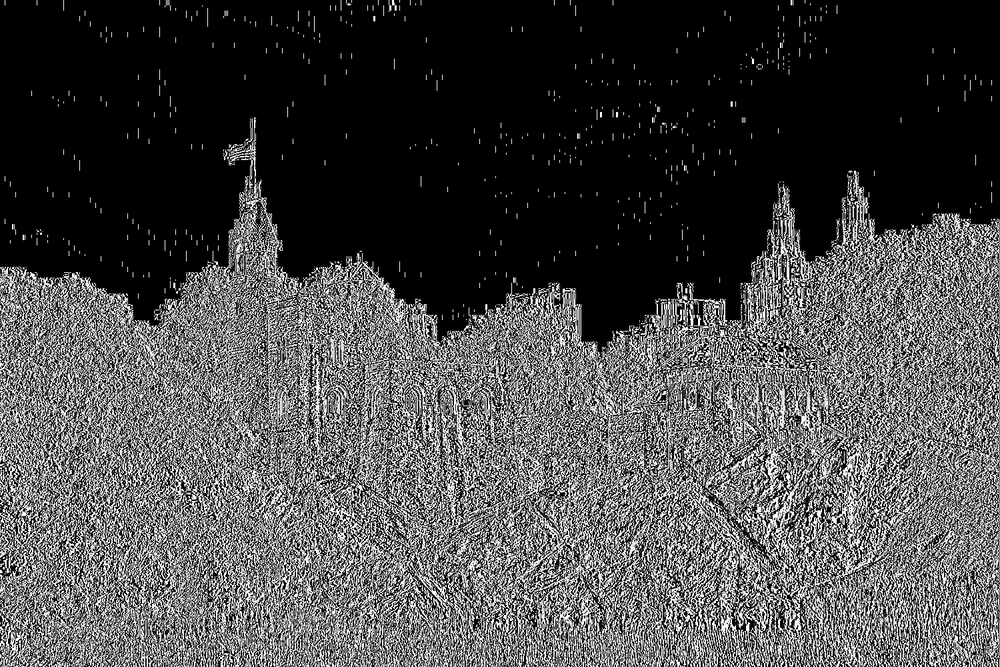
#> input picture Lab3/ImagenDerivadaX.png, 1000 x 667 px, shrunk from 1500 x 1000 before the run
$ python -i MetodoDerivada.py   (imports and definitions only)
#> lines starting #> are read from the running program, lines starting #| are printed output that depends on the picture
#> further down, picture is the input picture: shape (667, 1000, 3); min 0, max 255, mean 74.2
import cv2
def MetodoDerivada(imagen):

    (h, w) = imagen.shape[:2]
#> h = 667; w = 1000

    valor_derivada_x = 0

    valor_derivada_y = 0


    # Se convierte la imagen a escala de grises
    escala_de_grises = cv2.cvtColor(imagen, cv2.COLOR_BGR2GRAY)

    # Se hace la imagen blur para una mejor detección de bordes
    imagen_blur = cv2.GaussianBlur(escala_de_grises, (3,3), 0)

    imagen_final = cv2.GaussianBlur(escala_de_grises, (3,3), 0)

    # Se calcula la derivada de la imagen en X y Y y el resultado de la suma de ambas se guarda
    # en la imagen final
    for x in range(h):
        for y in range (w):
            if y < (w - 1):
                valor_derivada_x = abs(imagen_blur[x][y] - imagen_blur[x][y + 1])
            else:
                valor_derivada_x = abs(imagen_blur[x][y] - imagen_blur[x][y - 1])
            if x < (h - 1):
                valor_derivada_y = abs(imagen_blur[x][y] - imagen_blur[x + 1][y])
            else:
                valor_derivada_y = abs(imagen_blur[x][y] - imagen_blur[x - 1][y])
            imagen_final[x][y] = valor_derivada_x + valor_derivada_y
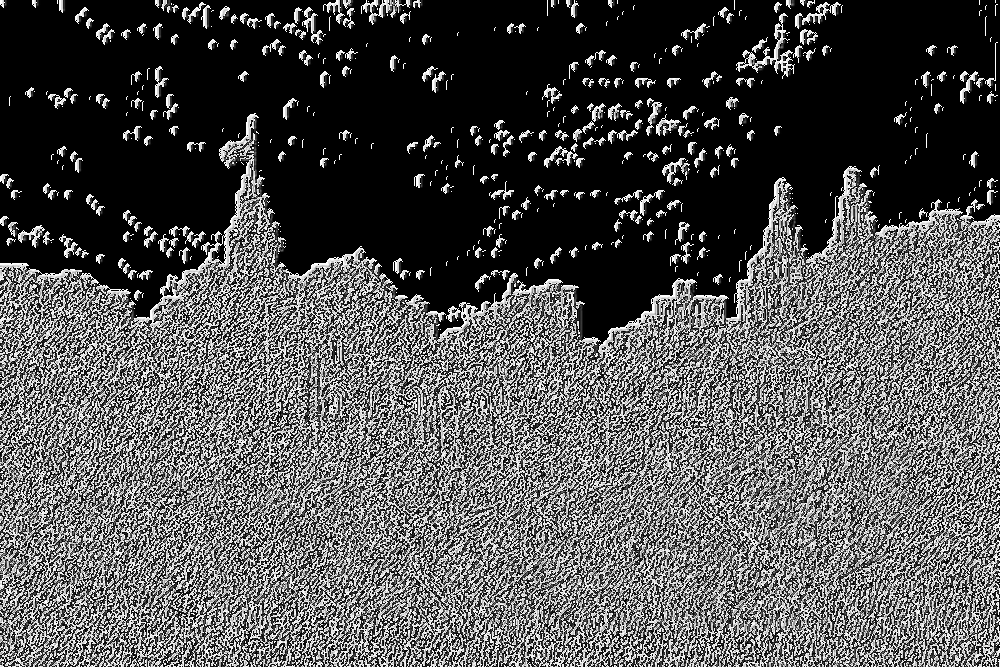
#> imagen_final: shape (667, 1000); min 0, max 255, mean 84

    return imagen_final

>>> import cv2
>>> picture = cv2.imread('../../Lab3/ImagenDerivadaX.png')
>>> result = MetodoDerivada(picture)

$ run again, on Lab3/ImagenDerivadaY.png
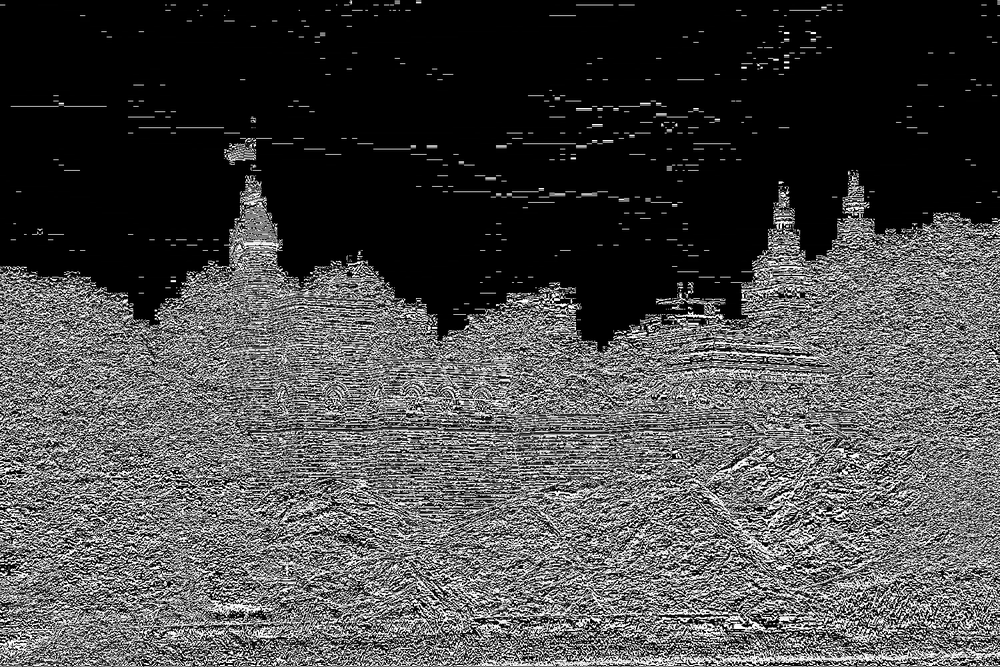
#> input picture Lab3/ImagenDerivadaY.png, 1000 x 667 px, shrunk from 1500 x 1000 before the run
#> picture is the input picture: shape (667, 1000, 3); min 0, max 255, mean 72.8
#> after the loop in MetodoDerivada, `for x in range(h):`:
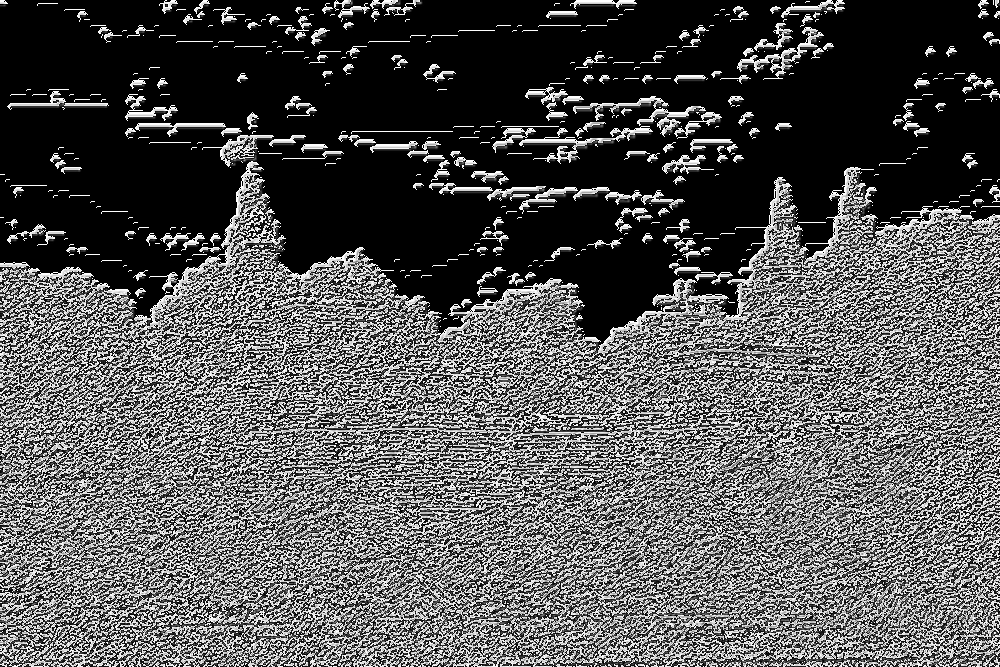
#> imagen_final: shape (667, 1000); min 0, max 255, mean 85.4

$ run again, on Lab3/ImagenSuperposicion.png
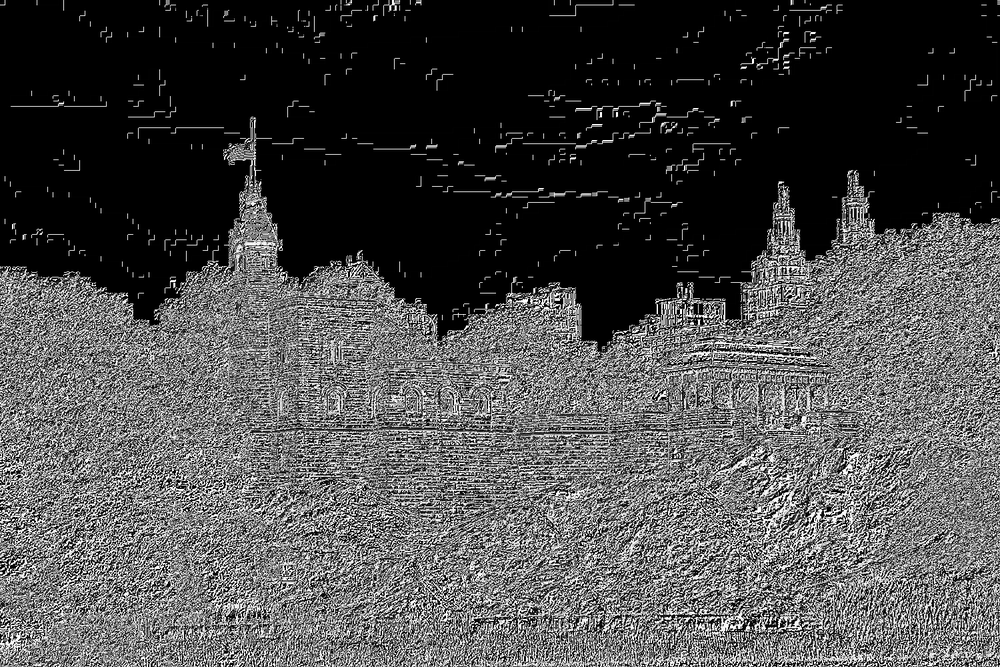
#> input picture Lab3/ImagenSuperposicion.png, 1000 x 667 px, shrunk from 1500 x 1000 before the run
#> picture is the input picture: shape (667, 1000, 3); min 0, max 255, mean 75.4
#> after the loop in MetodoDerivada, `for x in range(h):`:
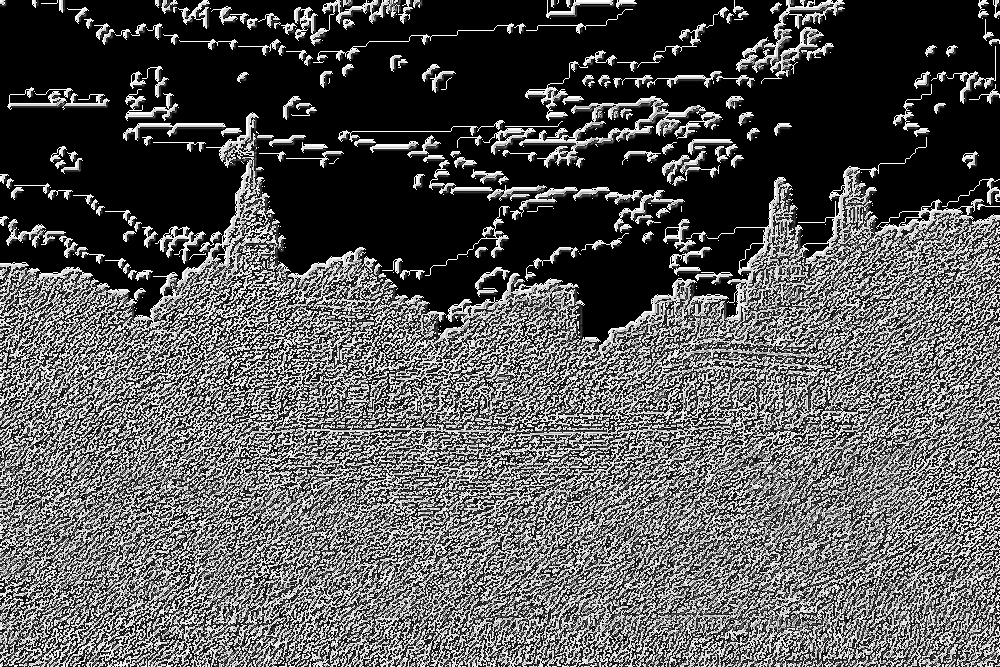
#> imagen_final: shape (667, 1000); min 0, max 255, mean 87.8
